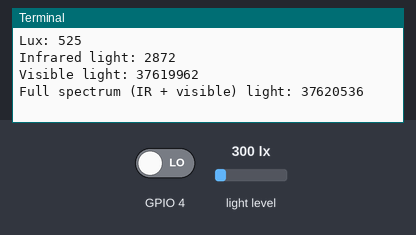
Bench run of a program on a simulated Raspberry Pi (BCM pin numbers). On the bench: the last lines printed to the terminal. Inputs (shaded band) come from the test bench; at power-on: light level 300 lx, GPIO 4 LOW. The clock reads 2024-03-15 10:24:30 at power-on unless the program sets it; library files of the repository ran but are not shown: TSL2591.py.

Above: at 1.2 s.
1.3 s: light level set to 40 lx
At 1.64 s:
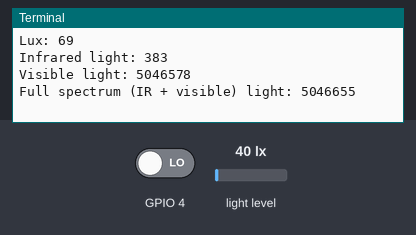
2.8 s: GPIO 4 driven HIGH
4.3 s: light level set to 500 lx
At 4.61 s:
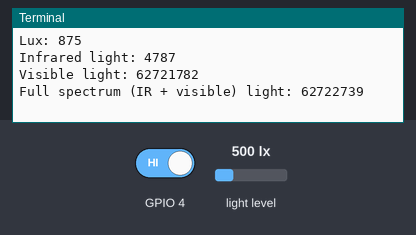
Timing chart, 0 to 7.3 s (numbered marks = the images above; inputs shaded):
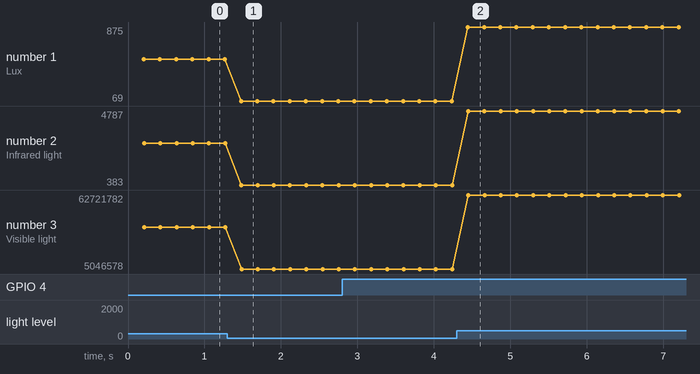

Measured:
- after the input at 1.3 s, the terminal: prints a new line after 0.18 s (image 1)
- after the input at 4.3 s, the terminal: prints a new line after 0.15 s (image 2)
- plotted number 1: 525 → 69 after the input at 1.3 s, 69 → 875 after the input at 4.3 s
- plotted number 2: 2872 → 383 after the input at 1.3 s, 383 → 4787 after the input at 4.3 s
- plotted number 3: 37619962 → 5046578 after the input at 1.3 s, 5046578 → 62721782 after the input at 4.3 s

The program:

main.py
```python
import time
import sys
import os

import logging
from waveshare_TSL2591 import TSL2591

logging.basicConfig(level=logging.INFO)

sensor = TSL2591.TSL2591()
# sensor.SET_InterruptThreshold(0xff00, 0x0010)
try:
    while True:
        lux = sensor.Lux
        print('Lux: %d'%lux)
        sensor.TSL2591_SET_LuxInterrupt(50, 200)
        infrared = sensor.Read_Infrared
        print('Infrared light: %d'%infrared)
        visible = sensor.Read_Visible
        print('Visible light: %d'%visible)
        full_spectrum = sensor.Read_FullSpectrum
        print('Full spectrum (IR + visible) light: %d\r\n'%full_spectrum)

except KeyboardInterrupt:
    logging.info("ctrl + c:")
    sensor.Disable()
    exit()
```
